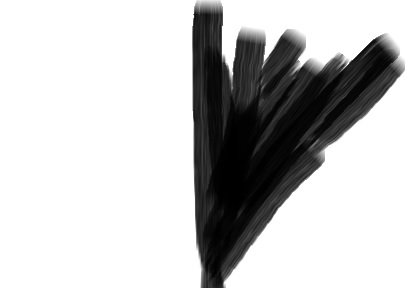
#> input picture angle_test.jpg, 420 x 288 px
$ jupyter execute --allow-errors Untitled.ipynb   (shell and % lines are left out)
#> lines starting #> are read from the running program, lines starting #| are printed output that depends on the picture; after the words box and inside, x2 and y2 are one past the last pixel; in counts of white or black regions, pixels touching at a corner belong together
[cell 1]
import matplotlib.image as mpImg
import numpy as np
import cv2
import matplotlib.pyplot as plt

[cell 2]
img = mpImg.imread('angle_test.jpg')
#> img is the input picture: shape (288, 420, 3); min 0, max 255, mean 198.8
_, thre = cv2.threshold(img, 150, 255, cv2.THRESH_BINARY_INV)
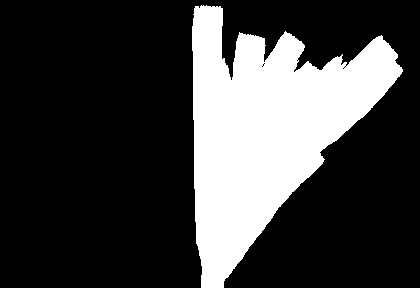
#> thre: shape (288, 420, 3); 24.7% white; 1 white region, box (x1, y1, x2, y2) and area: (192, 5, 403, 288) 29927
nonZeros = thre.nonzero()
nonZeros_x = nonZeros[1]
#> (the rest of this cell did not finish here and is left out)
